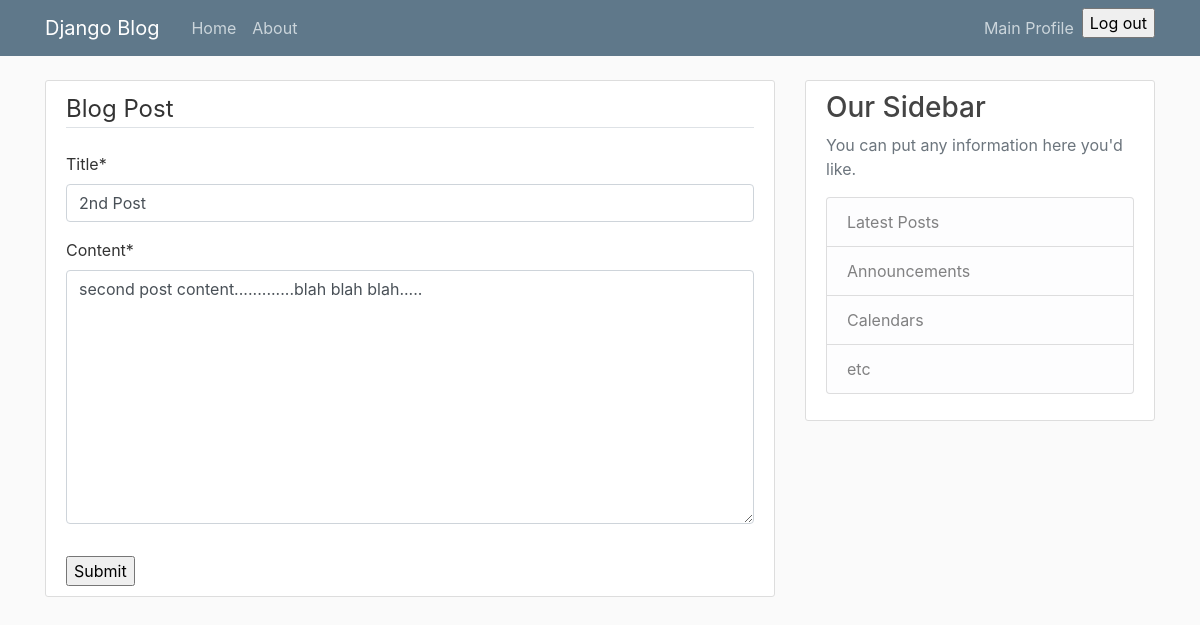
/blog/post/2/update (signed in), run on an earlier commit of the app's database.
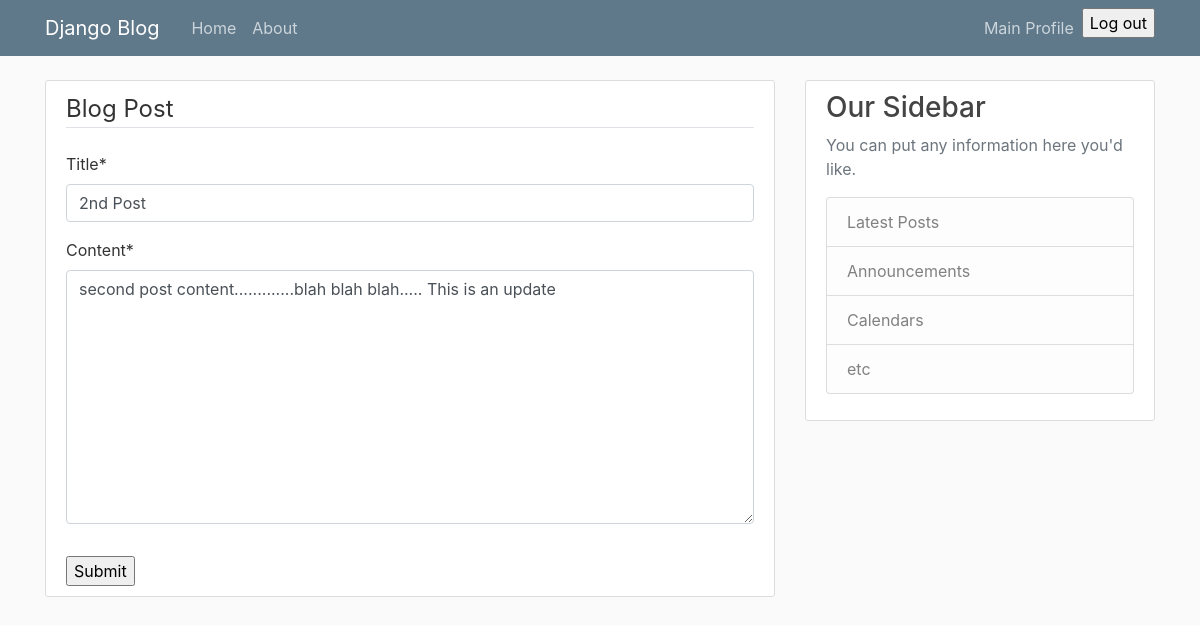
And on a later commit of the database.
### blog/models.py (models this page shows, shortened)
class Blogpost(models.Model):
    title = models.CharField(max_length=100)
    content = models.TextField()
    date_posted = models.DateTimeField(auto_now_add=True)
    last_modified = models.DateField(auto_now=True)
    author = models.ForeignKey(User, on_delete=models.CASCADE, related_name= "posts") #User is the related table (model class)

### blog/classviews.py (the view, shortened to what this page needs)
# urls.py: path('post/<int:pk>/update', classviews.BlogpostUpdateView.as_view(), name='blog-post-update'),
class BlogpostUpdateView(LoginRequiredMixin, UserPassesTestMixin, UpdateView): #view with a form
    model = Blogpost
    fields = ['title', 'content'] #set the Blogpost model fields to be handled by the form
    template_name = 'blog/form.html'
    success_url = '/blog/'
    def test_func(self): #checks if current user is indeed te author of post being updated
        current_post = self.get_object() #.get_object() is an inherited method that returns current model instance
        if self.request.user == current_post.author:
            return True
        return False
    '''retrieves Blogpost model instance to update identified by
    primary key (UpdateView expects 'pk' when called) passed in from the URLConf '''

### blog/templates/blog/form.html (shortened to what this page needs)
{% extends "blog/base.html" %}
{% load crispy_forms_tags %}
{% block content %}
        <div class="content-section">
            <form method="POST" action="">
                <fieldset class="form-group">
                    <legend class="border-bottom mb-4">Blog Post</legend>
                    {{form | crispy}}
                </fieldset>
                <input type="submit">
            </form>
        </div>
{% endblock %}

What changed in the data, as far as the page shows it:
changed Blogpost "2nd Post": content "second post content.............blah blah blah....." → "second post content.............blah blah blah..... This is an update"
